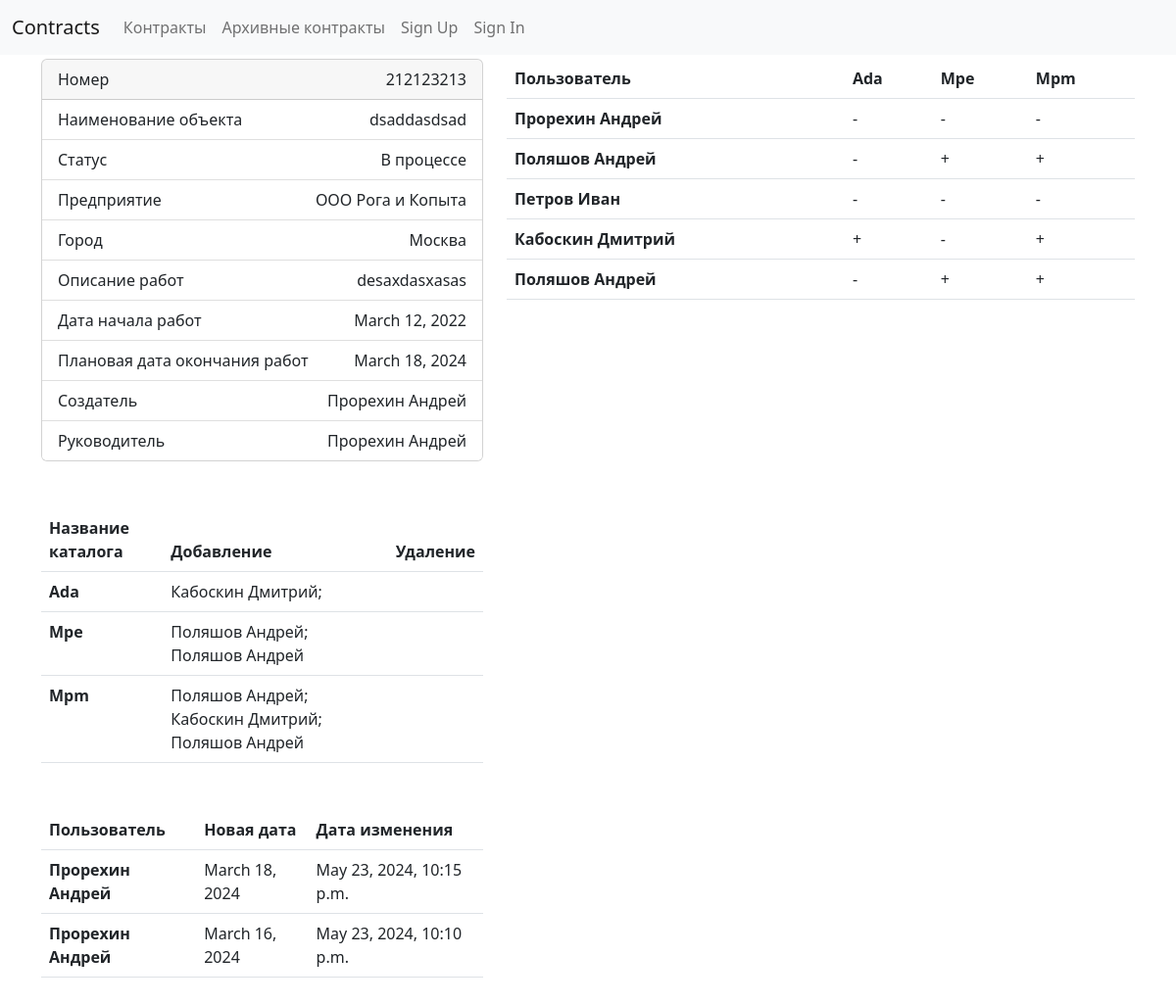
Screenshot of /contracts/3/ with the database file from the repository.
### contracts/users/models.py (models this page shows, shortened)
class Contract(models.Model):
    STATES = [
        ("in_process", "В процессе"),
        ("restored", "Восстановлен"),
        ("contract_organization", "Организация контракта"),
        ("complete", "Завершен"),
        ("arhive", "Архив"),
    ]
    number = models.BigIntegerField("Номер контракта")
    object = models.CharField("Наименование объекта", max_length=150)
    state = models.CharField(
        "Статус", max_length=50, choices=STATES, default="in_process", blank=True
    )
    company = models.ForeignKey(
        Company, on_delete=models.CASCADE, verbose_name="Предприятие", blank=True
    )
    town = models.ForeignKey(
        Town, on_delete=models.CASCADE, verbose_name="Город", blank=True
    )
    description = models.TextField("Описание работ")
    start = models.DateField("Дата начала работ", blank=True, null=True)
    end = models.DateField("Плановая дата окончания работ", blank=True, null=True)
    creator = models.ForeignKey(
        User,
        verbose_name="Создатель",
        on_delete=models.PROTECT,
        null=True,
        blank=True,
        related_name="created_contracts",
        editable=False,
    )
    gip = models.ForeignKey(
        User,
        verbose_name="Руководитель",
        on_delete=models.PROTECT,
        blank=True,
        null=True,
        related_name="gip_contracts",
    )
    users = models.ManyToManyField(
        User,
        blank=True,
        null=True,
        verbose_name="Пользователи",
        related_name="contracts",
    )
    ada = models.BooleanField(default=False)
    mpe = models.BooleanField(default=False)
    mpm = models.BooleanField(default=False)
    class Meta:
        verbose_name_plural = _("Контракты")
        verbose_name = _("Контракт")

class Company(models.Model):
    name = models.CharField("Наименование", max_length=50, unique=True)
    class Meta:
        verbose_name_plural = _("Компании")
        verbose_name = _("Компания")
    def __str__(self) -> str:
        return self.name

class Town(models.Model):
    name = models.CharField("Наименование", max_length=50, unique=True)
    class Meta:
        verbose_name_plural = _("Города")
        verbose_name = _("Город")
    def __str__(self) -> str:
        return self.name

class User(AbstractUser):
    name = models.CharField(_("Name of User"), blank=True, max_length=255)
    first_name = None  # type: ignore[assignment]
    last_name = None  # type: ignore[assignment]
    supervisor = models.BooleanField("Руководитель", default=False)
    it_staff = models.BooleanField("IT персонал", default=False)
    def __str__(self) -> str:
        return self.name or super().__str__()

class UserContractFolders(models.Model):
    user = models.ForeignKey(
        User,
        on_delete=models.CASCADE,
        verbose_name="Пользователь",
        related_name="contract_folders",
    )
    contract = models.ForeignKey(
        Contract,
        on_delete=models.CASCADE,
        verbose_name="Контракт",
        related_name="user_folders",
    )
    ada = models.BooleanField(default=False)
    mpe = models.BooleanField(default=False)
    mpm = models.BooleanField(default=False)
    class Meta:
        verbose_name_plural = _("Доступы к директориям")
        verbose_name = _("Доступы к директориям")

class EndDateContractChange(models.Model):
    user = models.ForeignKey(
        User,
        on_delete=models.CASCADE,
        verbose_name="Пользователь",
        related_name="end_date_edits",
    )
    contract = models.ForeignKey(
        Contract,
        on_delete=models.CASCADE,
        verbose_name="Контракт",
        related_name="end_date_edits",
    )
    new_date = models.DateField("Новая дата")
    created = models.DateTimeField("Создано", auto_now_add=True)
    class Meta:
        verbose_name_plural = _("Изменения дат окончания контрактов")
        verbose_name = _("Изменение даты окончания контракта")

### contracts/users/contract_views.py (the view)
# urls.py: path("<int:pk>/", ContractDetailView.as_view(), name="contract-detail"),
class ContractDetailView(DetailView):
    model = Contract
    def get_context_data(self, **kwargs):
        context = super(ContractDetailView, self).get_context_data(**kwargs)
        context["user_folders"] = UserContractFolders.objects.filter(
            contract=self.kwargs.get("pk")
        ).select_related("user")
        context["permission_requests"] = (
            PermissionRequest.objects.filter(contract=self.kwargs.get("pk"))
            .select_related("user", "creator")
            .order_by("-id")
        )
        context["end_date_edits"] = (
            EndDateContractChange.objects.filter(contract=self.kwargs.get("pk"))
            .select_related("user")
            .order_by("-id")
        )
        return context

### contracts/users/context_processors.py (called while the page is built)
def allauth_settings(request):
    return {
        "ACCOUNT_ALLOW_REGISTRATION": settings.ACCOUNT_ALLOW_REGISTRATION,
    }

### contracts/templates/users/contract_detail.html (shortened to what this page needs)
{% extends "base.html" %}
{% load crispy_forms_tags %}
{% block content %}
<div class="row mb-5">
  <div class="col-5">
    <div class="card">
        <div class="card-header d-flex justify-content-between">
          <span>Номер</span>
          <span>{{contract.number}}</span>
        </div>
        <ul class="list-group list-group-flush">
          <li class="list-group-item d-flex justify-content-between"><span>Наименование объекта</span><span>{{contract.object}}</span></li>
          <li class="list-group-item d-flex justify-content-between"><span>Статус</span><span>{{contract.get_state_display}}</span></li>
          <li class="list-group-item d-flex justify-content-between"><span>Предприятие</span><span>{{contract.company}}</span></li>
          <li class="list-group-item d-flex justify-content-between"><span>Город</span><span>{{contract.town}}</span></li>
          <li class="list-group-item d-flex justify-content-between"><span>Описание работ</span><span>{{contract.description}}</span></li>
          <li class="list-group-item d-flex justify-content-between"><span>Дата начала работ</span><span>{{contract.start}}</span></li>
          <li class="list-group-item d-flex justify-content-between"><span>Плановая дата окончания работ</span><span>{% if contract.end %}{{contract.end}}{% endif %}</span></li>
          <li class="list-group-item d-flex justify-content-between"><span>Создатель</span><span>{{contract.creator}}</span></li>
          <li class="list-group-item d-flex justify-content-between"><span>Руководитель</span><span>{{contract.gip}}</span></li>
        </ul>
      </div>
      <table class="table mt-5">
        <thead>
          <tr>
            <th scope="col">Название каталога</th>
            <th scope="col">Добавление</th>
            <th scope="col">Удаление</th>
          </tr>
        </thead>
        <tbody>
          {% if contract.ada %}
            <tr>
              <th scope="row">
                  Ada
              </th>
              <td>
                {% for u in user_folders %}
                  {% if u.ada %}
                    {{u.user}}{% if not forloop.last %}; {% endif %}
                  {% endif %}
                {% endfor %}
              </td>
              <td></td>
            </tr>
          {% endif %}
          {% if contract.mpe %}
            <tr>
              <th scope="row">
                  Mpe
              </th>
              <td>
                {% for u in user_folders %}
                  {% if u.mpe %}
                    {{u.user}}{% if not forloop.last %}; {% endif %}
                  {% endif %}
                {% endfor %}
            </td>
              <td></td>
            </tr>
          {% endif %}
          {% if contract.mpm %}
            <tr>
              <th scope="row">
                  Mpm
              </th>
              <td>
                {% for u in user_folders %}
                  {% if u.mpm %}
                    {{u.user}}{% if not forloop.last %}; {% endif %}
                  {% endif %}
                {% endfor %}
            </td>
            <td></td>
            </tr>
          {% endif %}
        </tbody>
      </table>
      <table class="table mt-5">
        <thead>
          <tr>
            <th scope="col">Пользователь</th>
            <th scope="col">Новая дата</th>
            <th scope="col">Дата изменения</th>
          </tr>
        </thead>
        <tbody>
          {% for c in end_date_edits %}
          <tr>
            <th scope="row">
                {{c.user}}
            </th>
            <td>{{c.new_date }}</td>
            <td>{{c.created }}</td>
          </tr>
        {% endfor %}
      </tbody>
      </table>
  </div>
  <div class="col-7">
    <table class="table">
        <thead>
          <tr>
            <th scope="col">Пользователь</th>
            {% if contract.ada %}<th scope="col">Ada</th>{% endif %}
            {% if contract.mpe %}<th scope="col">Mpe</th>{% endif %}
            {% if contract.mpm %}<th scope="col">Mpm</th>{% endif %}
          </tr>
        </thead>
        <tbody>
            {% for user in user_folders %}
              <tr>
                <th scope="row">
                    {{user.user}}
                </th>
                {% if contract.ada %}<td>{% if user.ada %}+{% else %}-{% endif %}</td>{% endif %}
                {% if contract.mpe %}<td>{% if user.mpe %}+{% else %}-{% endif %}</td>{% endif %}
                {% if contract.mpm %}<td>{% if user.mpm %}+{% else %}-{% endif %}</td>{% endif %}
              </tr>
            {% endfor %}
        </tbody>
    </table>
  </div>
</div>
{% endblock content %}

### rows the page displays
Contract: number "212123213", object "dsaddasdsad", state "В процессе", company "ООО Рога и Копыта", town "Москва", description "desaxdasxasas", start "March 12, 2022", end "March 18, 2024", creator "Прорехин Андрей", gip "Прорехин Андрей"
UserContractFolders: user "Кабоскин Дмитрий"
UserContractFolders: user "Поляшов Андрей"
UserContractFolders: user "Поляшов Андрей"
EndDateContractChange: user "Прорехин Андрей", new_date "March 18, 2024", created "May 23, 2024, 10:15 p.m."
EndDateContractChange: user "Прорехин Андрей", new_date "March 16, 2024", created "May 23, 2024, 10:10 p.m."
UserContractFolders: user "Прорехин Андрей"
UserContractFolders: user "Петров Иван"
